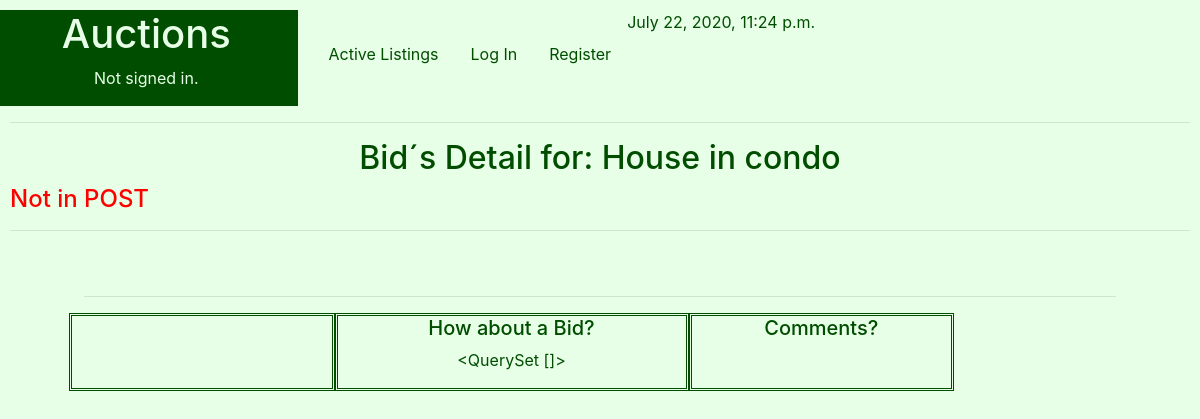
Before: /Bid/House in condo with the older database file.
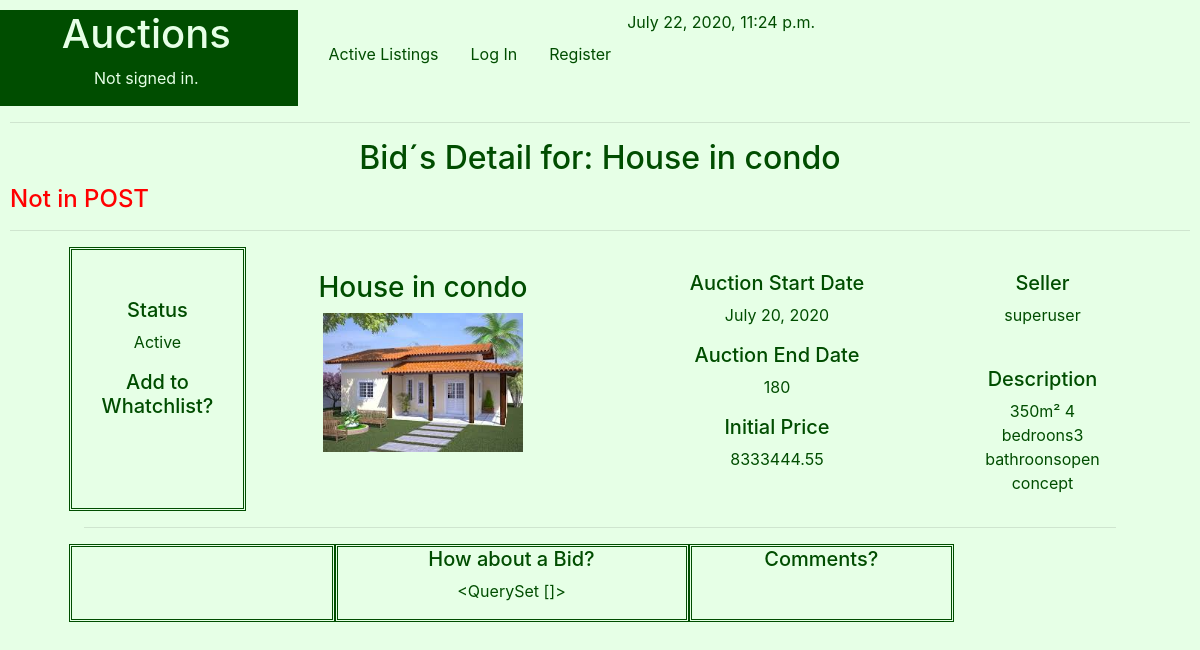
After: the same page with the newer database file.
### auctions/models.py (models this page shows, shortened)
class Listings(models.Model):
    STATUS = (
        ('Active', 'Active - Receiving Bids'),
        ('To Begin', 'To Begin - De Auction didn´t start yet'),
        ('Closed', 'Closed - The seller gave up the auction'),
        ('Sold', 'Sold'),
    )
    Ltitle = models.CharField(help_text="Choose a title for your listing",max_length=50)
    Ccode=models.IntegerField(help_text="Categories Ex: 1-Apartament,2-Commercial,3-Farm, 4-House ") #foreign key from PropTypes
    Ldescription = models.CharField(max_length=250)
    Lprice = models.FloatField(help_text="starting bid Just USD") #initial price
    Ldatestart = models.DateField(help_text="Please use the following format: <em>YYYY-MM-DD</em>. for the auction start")
    Lduration = models.IntegerField(help_text="Duration expressed in days" )
    Luser = models.CharField(max_length=25)
    Limage= models.ImageField(upload_to="media", blank=True) #Name of the picture saved on static folder
    Lstatus = models.CharField(max_length=8, choices=STATUS )

### auctions/views.py (the view)
# urls.py: path("Bid/<str:Btitle>", views.Bids_view, name="BidsDetail"),
def Bids_view(request, Btitle):
    B_title=Btitle
    d = datetime.datetime.now()
    L_data=[]
    B_data=[]
    W_data=[]
    try:
        L_data = Listings.objects.filter(Ltitle=B_title)
        B_data=Bids.objects.filter(Lcode__Ltitle=B_title)
        W_data=Watchlist.objects.filter(Lcode__Ltitle=B_title)
        context= {
           "d" : d,
           "Btitle" : B_title,
           "L_data":L_data,
           "B_data":B_data,
           "W_data":W_data,
           "message" : "Not in POST",
        }
        return render(request, "auctions/BidsDetail.html", context)
    except:
        context = {
            "message": "Problem with filters in Bids, please try again",
            "L_data" :Listings.objects.filter(Ltitle=B_title),
            "B_data" :Bids.objects.filter(Lcode__Ltitle=B_title),
            "W_data" :Watchlist.objects.filter(Lcode__Ltitle=B_title),
        }
        return render(request, "auctions/BidsDetail.html", context)

### auctions/templates/auctions/BidsDetail.html (shortened to what this page needs)
{% extends "auctions/layout.html" %}
{% block body %}
<h2 style="text-align: center;">Bid´s Detail for: {{Btitle}}  </h2>
<h4 style="color:red;"> {{message}}</h4>
<hr>
<div class ="flex-container" style="text-align: center;">
      <div class="container" style="border:#004d00; width:90%">
          <div class="row"  width="1700px">
              {%for L in L_data %}
                  <div class="col-lg-2" style="border:double;border-color:#004d00 ;">
                        <br>     <br>
                        <h5>Status</h5>
                        <p>{{ L.Lstatus }}</p>
                        <h5>Add to Whatchlist?</h5>
                  </div>
                  <div class="col-lg-4">
                     <br>
                     <h3>{{L.Ltitle }}</h3>
                     <img src=" {{L.Limage.url}} "  width="200">
                     <br>
                  </div>
                  <br>
                  <div class="col-lg-4">
                  <br>
                     <h5>Auction Start Date  </h5>
                     <p>{{ L.Ldatestart }}</p>
                     <h5>Auction End Date  </h5>
                     <p>{{ L.Lduration }}</p>
                     <h5>Initial Price </h5>
                     <p> {{ L.Lprice }}</p>
                  </div>
                  <div class="col-lg-2">
                      <br>
                      <h5>Seller</h5>
                      <p>{{ L.Luser }}</p>
                      <br>
                      <h5>Description</h5>
                      <p>{{ L.Ldescription }}</p>
                  </div>
              {%endfor%}
          </div>
      <hr>
      </div>
    <form action= "#" method="post" >
            <div class="container" style="border:#004d00; width:90%">
                <div class="row"  width="1700px">
                    <div class="col-lg-3" style="border:double;border-color:#004d00 ;">
                          <br><br>
                    </div>
                    <div class="col-lg-4" style="border:double;border-color:#004d00 ;">
                      <h5> How about a Bid? </h5>
                           <p>{{B_data}}</p>
                    </div>
                    <div class="col-lg-3" style="border:double;border-color:#004d00 ;">
                        <h5> Comments? </h5>
                    </div>
                </div>
            </div>
    </form>
</div>
{% endblock %}

### auctions/templates/auctions/layout.html (shortened to what this page needs)
{% load static %}
<!DOCTYPE html>
<html lang="en">
    <head>
        <link rel="stylesheet" href="https://stackpath.bootstrapcdn.com/bootstrap/4.4.1/css/bootstrap.min.css">
        <link rel="stylesheet" href="https://cdnjs.cloudflare.com/ajax/libs/font-awesome/4.7.0/css/font-awesome.min.css">
        <link href="{% static 'auctions/styles.css' %}" rel="stylesheet">
    </head>
    <body>
        <div class="row">
            <div class="col-lg-3" style="background-color:#004d00;color:#e6ffe6 ;">
                <h1 style="text-align: center;">Auctions</h1>
                {% if user.is_authenticated %}
                    <p style="text-align: center;">Signed in as <strong >{{ user.username }}</strong>.</p>
                {% else %}
                    <p style="text-align: center;">Not signed in.</p>
                {% endif %}
            </div>
            <div class="col-lg-9" >
                <ul class="nav">
                <li class="nav-item"><br>
                  <a  style="color:  #004d00;" class="nav-link" href="{% url 'auctions:index' %}">Active Listings</a>
                </li>
                {% if user.is_authenticated %}
                    <li class="nav-item"><br>
                    <a  style="color:  #004d00;" class="nav-link" href="{% url 'auctions:CreateListings' %}">Create Listing</a>
                    </li>
                    <li class="nav-item"><br>
                    <a  style="color:  #004d00;" class="nav-link" href="{% url 'auctions:Watchlist' %}">Watchlist</a>
                    </li>
                    <li class="nav-item"><br>
                    <a  style="color:  #004d00;" class="nav-link" href="{% url 'auctions:Categories' %}">Categories</a>
                    </li>
                    <li class="nav-item"><br>
                    <a  style="color:  #004d00;" class="nav-link" href="{% url 'auctions:Listingspage' %}">Listings Page or Bid´s Page</a>
                    </li>
                    <li class="nav-item"><br>
                    <a  style="color:  #004d00;" class="nav-link" href="{% url 'auctions:logout' %}">Log Out</a>
                    </li>
                {% else %}
                    <li class="nav-item"><br>
                        <a  style="color:  #004d00;" class="nav-link" href="{% url 'auctions:login' %}">Log In</a>
                    </li>
                    <li class="nav-item"><br>
                        <a  style="color:  #004d00;" class="nav-link" href="{% url 'auctions:register' %}">Register</a>
                    </li>
                {% endif %}
                    <li>   {{d}} </li>
                </ul>
            </div>
        </div>
      <hr>
      {% block body %}
      {% endblock %}
    </body>
</html>

### auctions/static/auctions/styles.css (style rules this page uses)
body { padding: 10px; }

### auctions/templates/auctions/layout.html (style rules this page uses)
body { background-color:#e6ffe6 ; color: #004d00; }

Changed rows visible on the page:
now on this page (row edited): Listings: Ltitle "House in condo", Lstatus "Active", Limage (picture), Ldatestart "July 20, 2020", Lduration "180", Lprice "8333444.55", Luser "superuser", Ldescription "350m² 4 bedroons3 bathroonsopen concept"
Other visible differences:
{{ Btitle }}: "House in condo" → (not shown)
